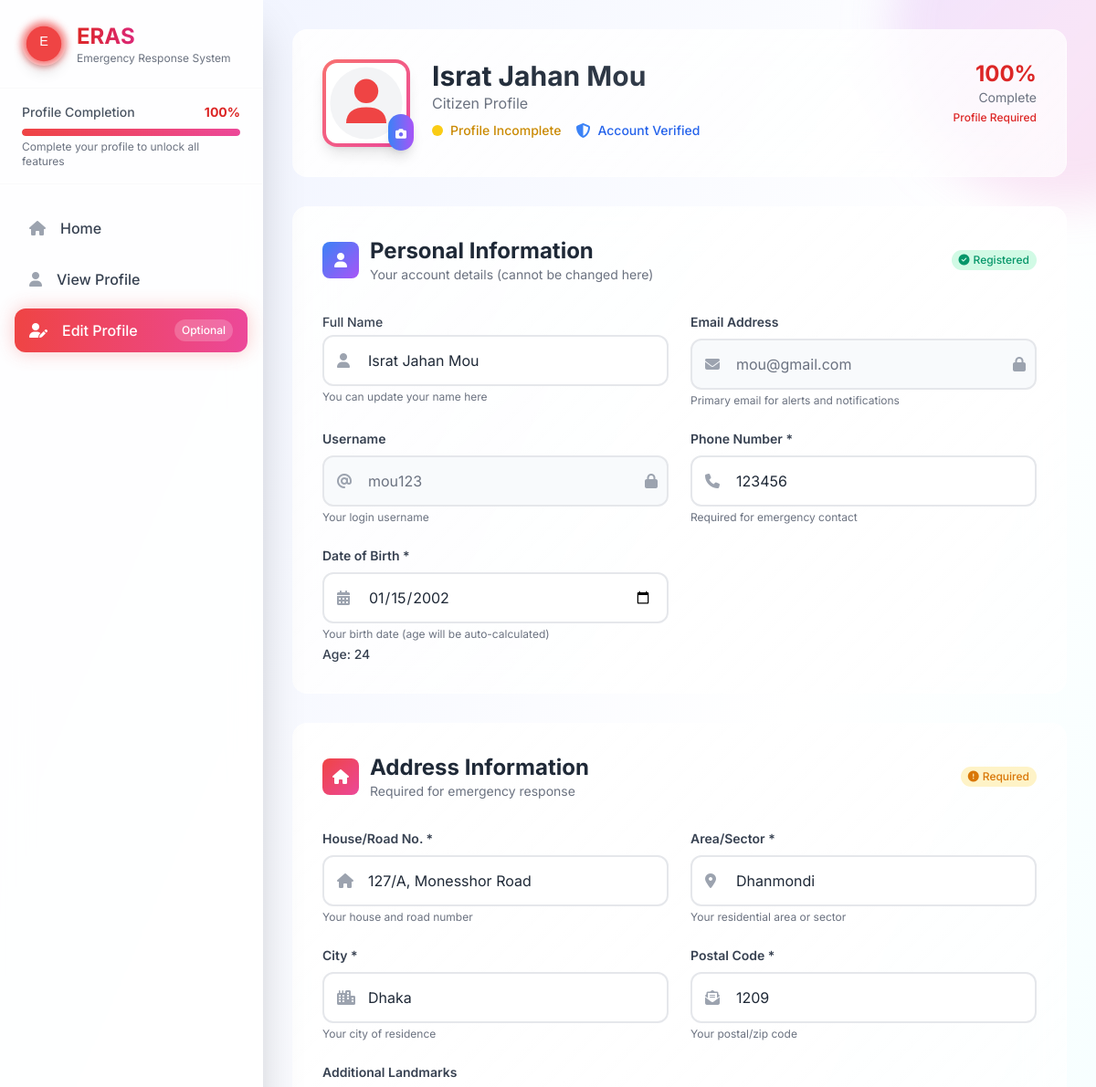
The page /accounts/profile/citizen/setup/ (signed in, upper part) on the database as committed earlier.
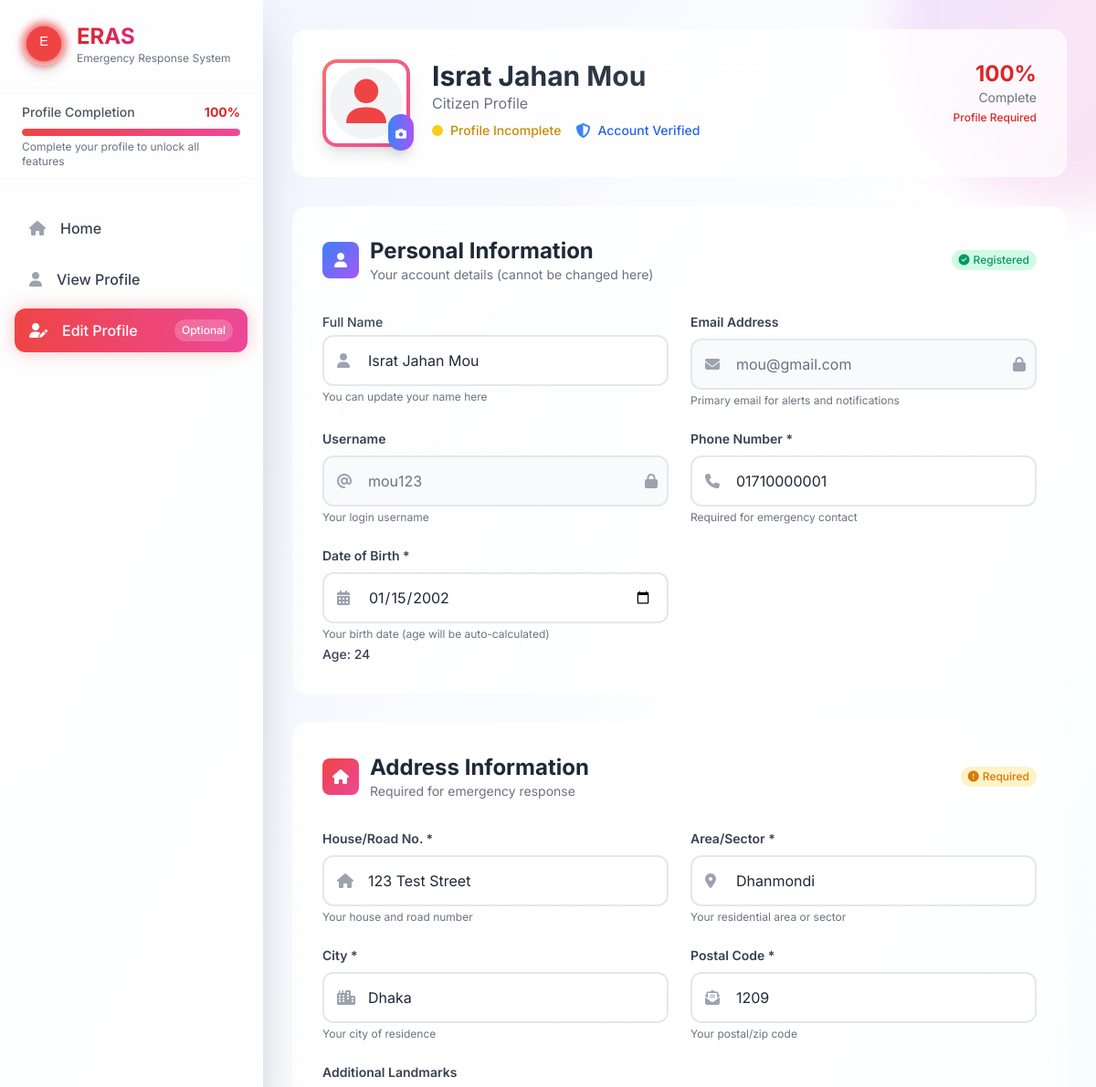
The same page on the database as committed later.
### accounts/models.py (models this page shows, shortened)
class CitizenProfile(models.Model):
    BLOOD_GROUP_CHOICES = [
        ('', 'Select Blood Group'),
        ('A+', 'A+'),
        ('A-', 'A-'),
        ('B+', 'B+'),
        ('B-', 'B-'),
        ('AB+', 'AB+'),
        ('AB-', 'AB-'),
        ('O+', 'O+'),
        ('O-', 'O-'),
    ]
    user = models.OneToOneField(
        User, on_delete=models.CASCADE, related_name='citizen_profile')
    date_of_birth = models.DateField(null=True, blank=True)
    blood_group = models.CharField(
        max_length=5, choices=BLOOD_GROUP_CHOICES, blank=True)
    phone_number = models.CharField(max_length=15, blank=True)
    emergency_contact_name = models.CharField(max_length=100, blank=True)
    emergency_contact_phone = models.CharField(max_length=15, blank=True)
    emergency_contact_relationship = models.CharField(
        max_length=50, blank=True)
    house_road_no = models.CharField(max_length=200, blank=True)
    area_sector = models.CharField(max_length=100, blank=True)
    city = models.CharField(max_length=100, blank=True)
    postal_code = models.CharField(max_length=10, blank=True)
    landmarks = models.CharField(max_length=200, blank=True)
    last_blood_donation = models.DateField(null=True, blank=True)
    available_to_donate = models.CharField(
        max_length=10,
        choices=[('', 'Select Option'), ('yes', 'Yes'), ('no', 'No')],
        blank=True
    )
    emergency_donor = models.BooleanField(
        default=False, help_text="Available for emergency blood donation")
    medical_conditions = models.TextField(blank=True)
    allergies = models.TextField(blank=True)
    regular_medications = models.TextField(blank=True)

### accounts/views.py (the view)
# urls.py: path('profile/citizen/setup/', views.citizen_profile_update,
@login_required
def citizen_profile_update(request):
    if request.user.user_type != 'citizen':
        messages.error(request, 'Access denied.')
        return redirect('homepage')
    try:
        profile = request.user.citizen_profile
        is_setup = False
    except CitizenProfile.DoesNotExist:
        profile = CitizenProfile(user=request.user)
        is_setup = True
    if request.method == 'POST':
        form = CitizenProfileForm(request.POST, instance=profile)
        if form.is_valid():
            form.save()
            full_name = request.POST.get('full_name', '').strip()
            if full_name:
                name_parts = full_name.split(' ', 1)
                request.user.first_name = name_parts[0]
                request.user.last_name = name_parts[1] if len(
                    name_parts) > 1 else ''
                request.user.save()
            messages.success(request, 'Profile updated successfully!')
            return redirect('citizen_dashboard')
        else:
            messages.error(request, 'Please correct the errors below.')
    else:
        form = CitizenProfileForm(instance=profile)
    context = {
        'form': form,
        'profile': profile,  # Make sure this is always passed
        'is_setup': is_setup,
    }
    return render(request, 'accounts/citizen_profile_setup.html', context)

### templates/accounts/citizen_profile_setup.html (shortened to what the changed rows need)
<!DOCTYPE html>
<html lang="en">
<head>
  <link rel="stylesheet" href="https://cdnjs.cloudflare.com/ajax/libs/font-awesome/6.4.0/css/all.min.css">
  <script src="https://cdn.tailwindcss.com"></script>
</head>
<body class="min-h-screen bg-gradient-to-br from-indigo-50 via-white to-cyan-50 font-inter text-gray-800 overflow-x-hidden">
  <div class="flex min-h-screen relative z-10">
    <main class="flex-1 p-4 sm:p-8 overflow-y-auto">
      <div class="section-card rounded-2xl p-6 sm:p-8 mb-8">
        <div class="flex flex-col sm:flex-row items-center sm:items-start space-y-4 sm:space-y-0 sm:space-x-6">
          <div class="flex-1 text-center sm:text-left">
            <h2 class="text-2xl sm:text-3xl font-bold bg-gradient-to-r from-gray-800 to-gray-600 bg-clip-text text-transparent">
            </h2>
          </div>
        </div>
      </div>
      <form method="post" class="space-y-6 sm:space-y-8">
        <div class="section-card rounded-2xl p-6 sm:p-8">
          <div class="flex flex-col sm:flex-row items-start sm:items-center justify-between mb-6 sm:mb-8 space-y-3 sm:space-y-0">
            <div class="flex items-center space-x-3">
              <div>
                <h2 class="text-xl sm:text-2xl font-bold text-gray-800">Personal Information</h2>
              </div>
            </div>
          </div>
          <div class="grid grid-cols-1 md:grid-cols-2 gap-6">
            <div class="form-field">
              <div class="relative">
                <input type="tel" name="phone_number" value="{{ profile.phone_number|default:'' }}" placeholder="+880 xxx xxx xxxx" class="w-full h-14 px-4 rounded-xl border-2 border-gray-200 focus:border-red-500 focus:ring-2 focus:ring-red-200 transition-all pl-12" required>
                <i class="fas fa-phone absolute left-4 top-1/2 transform -translate-y-1/2 text-gray-400"></i>
              </div>
            </div>
            <div class="form-field">
              <div class="relative">
                <input type="date" name="date_of_birth" value="{% if profile.date_of_birth %}{{ profile.date_of_birth|date:'Y-m-d' }}{% endif %}" class="w-full h-14 px-4 rounded-xl border-2 border-gray-200 focus:border-red-500 focus:ring-2 focus:ring-red-200 transition-all pl-12" required>
                <i class="fas fa-calendar-alt absolute left-4 top-1/2 transform -translate-y-1/2 text-gray-400"></i>
              </div>
            </div>
          </div>
        </div>
        <div class="section-card rounded-2xl p-6 sm:p-8">
          <div class="flex flex-col sm:flex-row items-start sm:items-center justify-between mb-6 sm:mb-8 space-y-3 sm:space-y-0">
            <div class="flex items-center space-x-3">
              <div>
                <h2 class="text-xl sm:text-2xl font-bold text-gray-800">Address Information</h2>
              </div>
            </div>
          </div>
          <div class="grid grid-cols-1 md:grid-cols-2 gap-6">
            <div class="form-field">
              <div class="relative">
                <input type="text" name="house_road_no" value="{{ profile.house_road_no|default:'' }}" placeholder="House #123, Road #456" class="w-full h-14 px-4 rounded-xl border-2 border-gray-200 focus:border-red-500 focus:ring-2 focus:ring-red-200 transition-all pl-12" required>
                <i class="fas fa-home absolute left-4 top-1/2 transform -translate-y-1/2 text-gray-400"></i>
              </div>
            </div>
            <div class="form-field">
              <div class="relative">
                <input type="text" name="area_sector" value="{{ profile.area_sector|default:'' }}" placeholder="Gulshan, Banani, etc." class="w-full h-14 px-4 rounded-xl border-2 border-gray-200 focus:border-red-500 focus:ring-2 focus:ring-red-200 transition-all pl-12" required>
                <i class="fas fa-map-marker-alt absolute left-4 top-1/2 transform -translate-y-1/2 text-gray-400"></i>
              </div>
            </div>
            <div class="form-field">
              <div class="relative">
                <input type="text" name="city" value="{{ profile.city|default:'' }}" placeholder="Dhaka, Chittagong, etc." class="w-full h-14 px-4 rounded-xl border-2 border-gray-200 focus:border-red-500 focus:ring-2 focus:ring-red-200 transition-all pl-12" required>
                <i class="fas fa-city absolute left-4 top-1/2 transform -translate-y-1/2 text-gray-400"></i>
              </div>
            </div>
            <div class="form-field">
              <div class="relative">
                <input type="text" name="postal_code" value="{{ profile.postal_code|default:'' }}" placeholder="1212" class="w-full h-14 px-4 rounded-xl border-2 border-gray-200 focus:border-red-500 focus:ring-2 focus:ring-red-200 transition-all pl-12" required>
                <i class="fas fa-envelope-open-text absolute left-4 top-1/2 transform -translate-y-1/2 text-gray-400"></i>
              </div>
            </div>
          </div>
        </div>
      </form>
    </main>
  </div>
</body>
</html>

Rows that differ between the two databases and show on the page:
changed CitizenProfile "Dhanmondi": phone_number "123456" → "01710000001"; house_road_no "127/A, Monesshor Road" → "123 Test Street"
